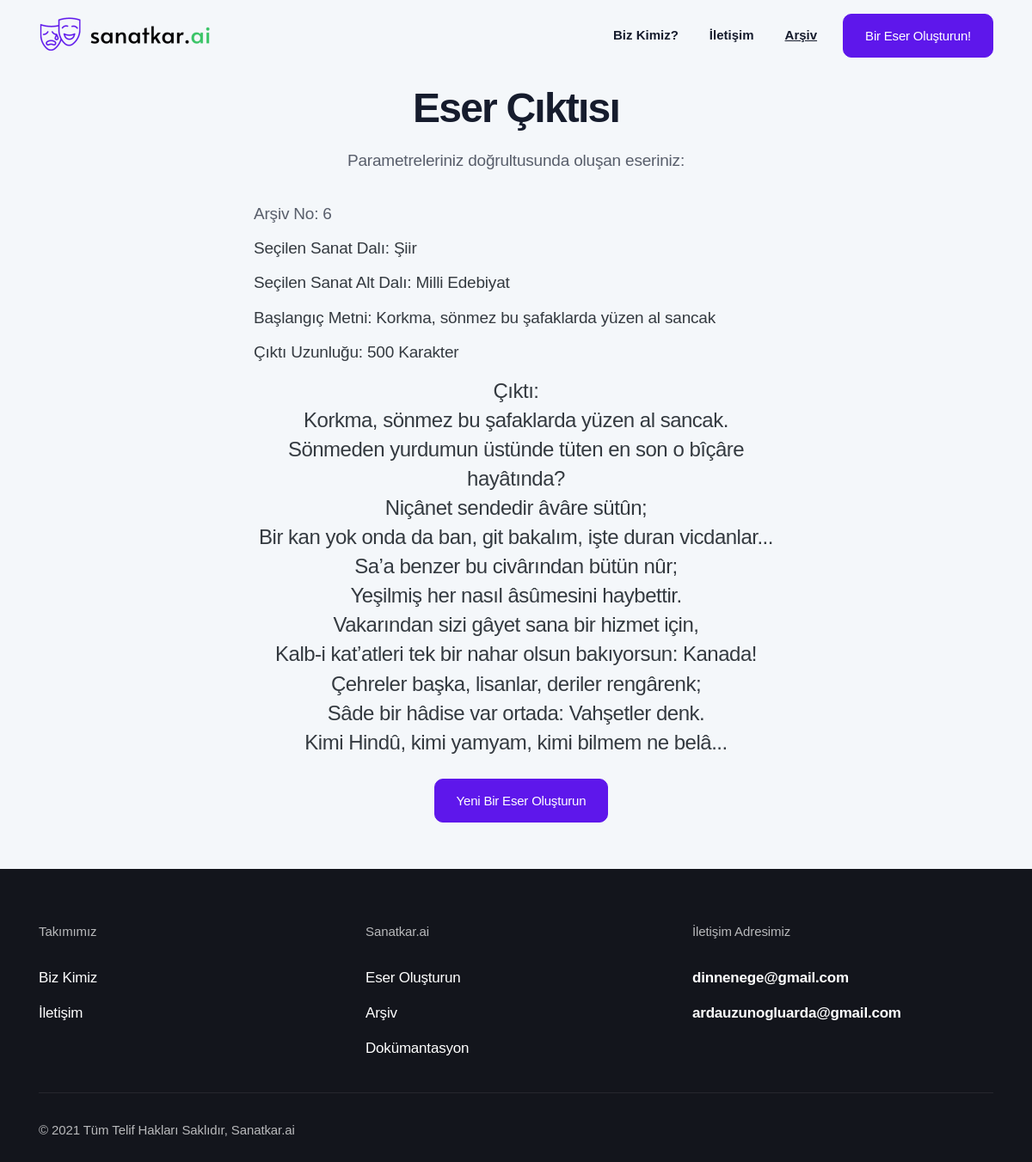
The page /archive/6 on the database its author committed.
### website/app.py (models this page shows)
class Archive(db.Model):
    id = db.Column(db.Integer, primary_key=True)
    generated_text = db.Column(db.String(600))
    art_branch = db.Column(db.String(10))
    genre = db.Column(db.String(30))
    seed_input = db.Column(db.String(35))
    length_input = db.Column(db.String(3))

### website/app.py (the view)
@app.route("/archive/<int:id>")
def particular_archive_element(id):
    archived_generation = Archive.query.filter_by(id = id).first()
    id = archived_generation.id
    generated_text = archived_generation.generated_text
    art_branch = archived_generation.art_branch
    genre = archived_generation.genre
    seed_input = archived_generation.seed_input
    length_input = archived_generation.length_input
    output = str(generated_text).replace("_", "").replace(")", "").replace("(", "").replace("'", "").replace('"',"").split("\\n")
    if art_branch != "Tirad":
        output = list(filter(None, output))[:-1]
    return render_template("generator_output.html", id = id, output=output, art_branch=art_branch, genre=genre, seed_input=seed_input, length_input=length_input)

### website/templates/generator_output.html (shortened to what this page needs)
<!DOCTYPE html>
<html lang="en">
<head>
  <link rel="stylesheet" href="{{ url_for('static', filename='css/bootstrap.css') }}">
  <link rel="stylesheet" href="{{ url_for('static', filename='fonts/icon-font/css/style.css') }}">
  <link rel="stylesheet" href="{{ url_for('static', filename='fonts/typography-font/typo.css') }}">
  <link rel="stylesheet" href="{{ url_for('static', filename='fonts/fontawesome-5/css/all.css') }}">
  <link rel="stylesheet" href="{{ url_for('static', filename='plugins/aos/aos.min.css') }}">
  <link rel="stylesheet" href="{{ url_for('static', filename='plugins/fancybox/jquery.fancybox.min.css') }}">
  <link rel="stylesheet" href="{{ url_for('static', filename='plugins/nice-select/nice-select.min.css') }}">
  <link rel="stylesheet" href="{{ url_for('static', filename='plugins/slick/slick.min.css') }}">
  <link rel="stylesheet" href="{{ url_for('static', filename='plugins/date-picker/css/gijgo.min.css') }}" type="text/css" />
  <link rel="stylesheet" href="{{ url_for('static', filename='plugins/theme-mode-switcher/switcher-panel.css') }}">
  <link rel="stylesheet" href="{{ url_for('static', filename='css/main.css') }}">
  <link rel="stylesheet" href="{{ url_for('static', filename='css/theme-mode-custom.css') }}">
  <link rel="stylesheet" href="https://cdnjs.cloudflare.com/ajax/libs/font-awesome/5.15.4/css/all.min.css">
</head>
<body data-theme="light">
  <div class="site-wrapper overflow-hidden">
    <header class="site-header site-header--menu-right  site-header--absolute">
      <div class="container">
        <nav class="navbar site-navbar offcanvas-active navbar-expand-lg  px-0">
          <div class="brand-logo"><a href="/">
              <img src="{{ url_for('static', filename='image/logo-main-black.png') }}" alt="" class="light-version-logo ">
            </a></div>
          <div class="collapse navbar-collapse" id="mobile-menu">
            <div class="navbar-nav-wrapper">
              <ul class="navbar-nav main-menu">
                <li class="nav-item">
                  <a class="text-dark nav-link" href="/about" role="button" aria-expanded="false">Biz Kimiz?</a>
                </li>
                <li class="nav-item">
                  <a class="nav-link" href="/contact" role="button" aria-expanded="false">İletişim</a>
                </li>
                <li class="nav-item">
                  <a class="font-weight-bold nav-link" href="/archive" role="button" aria-expanded="false"><ins>Arşiv</ins></a>
                </li>
              </ul>
            </div>
          </div>
          <div class="header-btn  ml-auto ml-lg-5 mr-6 mr-lg-0 d-none d-xs-block">
            <a class="btn btn-app-page btn-primary gr-text-9 d-none d-xs-inline-flex " href="/generator">
              Bir Eser Oluşturun!
            </a>
          </div>
        </nav>
      </div>
    </header>
    <div class="inner-banner pt-20 pb-md-13 bg-default-2">
      <div class="container">
        <div class="row  justify-content-center pt-5">
          <div class="col-xl-8 col-lg-9 text-center">
            <div class="px-md-15 text-center">
              <h2 class="title gr-text-3 mb-6">Eser Çıktısı</h2>
              <p class="gr-text-8 mb-9">Parametreleriniz doğrultusunda oluşan eseriniz:</p>
              <ul class="w-100 list-unstyled text-left">
                <li class="gr-text-8 mb-3">Arşiv No: <span id="archiveno">{{id}}</span></li>
                <li class="gr-text-8 text-dark mb-3">Seçilen Sanat Dalı: <span id="chosenart">{{art_branch}}</span></li>
                <li class="gr-text-8 text-dark mb-3">Seçilen Sanat Alt Dalı: <span id="chosensubart">{{genre}}</span></li>
                <li class="gr-text-8 text-dark mb-3">Başlangıç Metni: <span id="startingsentence">{{seed_input}}</span></li>
                <li class="gr-text-8 text-dark mb-5">Çıktı Uzunluğu: <span id="outputlength">{{length_input}}</span> Karakter</li>
                <li class="gr-text-6 text-dark mb-8 text-center">Çıktı:</br><span id="output">
                {% if output[0] %}
                  {% for element in output %}
                    {{element}}
                    <br>
                  {% endfor %}
                {% else %}
                  <p> Bir hata oluştu. </p>
                {% endif %}
                </span></li>
              </ul>
              <div class="header-btn  ml-auto ml-lg-5 mr-6 mr-lg-0 d-xs-block">
                <a class="btn btn-app-page btn-primary gr-text-9 d-xs-inline-flex " href="/generator">
                  Yeni Bir Eser Oluşturun
                </a>
              </div>
            </div>
          </div>
        </div>
      </div>
    </div>
    <div class="bg-default-2 pb-1 ">
    </div>
   <div class="footer-section dark-mode-texts bg-blackish-blue">
    <div class="container">
      <div class="footer-top pt-15">
        <div class="justify-content-center row">
          <div class="col-6 col-lg-4">
            <div class="single-footer mb-13 mb-lg-9">
              <p class="footer-title gr-text-11 mb-7">Takımımız</p>
              <ul class="footer-list list-unstyled">
                <li class="py-2"><a class="gr-text-9 gr-text-color" href="/about">Biz Kimiz</a></li>
                <li class="py-2"><a class="gr-text-9 gr-text-color" href="/contact">İletişim</a></li>
              </ul>
            </div>
          </div>
          <div class="col-6 col-lg-4">
            <div class="single-footer mb-13 mb-lg-9">
              <p class="footer-title gr-text-11 mb-7">Sanatkar.ai</p>
              <ul class="footer-list list-unstyled">
                <li class="py-2"><a class="gr-text-9 gr-text-color" href="/generator">Eser Oluşturun</a></li>
                <li class="py-2"><a class="gr-text-9 gr-text-color" href="/archive">Arşiv</a></li>
                <li class="py-2"><a class="gr-text-9 gr-text-color" href="https://github.com/ardauzunoglu/sanatkar.ai">Dokümantasyon</a></li>
              </ul>
            </div>
          </div>
          <div class="col-md-6 col-lg-4">
            <div class="single-footer mb-13 mb-lg-9">
              <p class="footer-title gr-text-11 mb-7">İletişim Adresimiz</p>
              <ul class="footer-list list-unstyled">
                <li class="py-2"><a class="gr-text-9 text-primary font-weight-bold hover-underline active text-white" href="mailto:dinnenege@gmail.com">dinnenege@gmail.com</a></li>
                <li class="py-2"><a class="gr-text-9 text-primary font-weight-bold hover-underline active text-white" href="mailto:ardauzunogluarda@gmail.com">ardauzunogluarda@gmail.com</a></li>
              </ul>
            </div>
          </div>
        </div>
      </div>
      <div class="copyright-area border-top pt-9 pb-8">
        <div class="row align-items-center">
          <div class="col-lg-6">
            <p class="copyright-text gr-text-11 mb-6 mb-lg-0 gr-text-color-opacity text-center text-lg-left">
              © 2021 Tüm Telif Hakları Saklıdır, Sanatkar.ai
            </p>
          </div>
        </div>
      </div>
    </div>
  </div>
  </div>
</body>
</html>

### rows shown on the page
Archive: art_branch "Şiir", genre "Milli Edebiyat", seed_input "Korkma, sönmez bu şafaklarda yüzen al sancak", length_input "500"

### other values the page prints
{{ id }} "6"
{{ element }} "Korkma, sönmez bu şafaklarda yüzen al sancak." "Sönmeden yurdumun üstünde tüten en son o bîçâre hayâtında?" "Niçânet sendedir âvâre sütûn;" "Bir kan yok onda da ban, git bakalım, işte duran vicdanlar..." "Sa’a benzer bu civârından bütün nûr;" "Yeşilmiş her nasıl âsûmesini haybettir." "Vakarından sizi gâyet sana bir hizmet için," "Kalb-i kat’atleri tek bir nahar olsun bakıyorsun: Kanada!" "Çehreler başka, lisanlar, deriler rengârenk;" "Sâde bir hâdise var ortada: Vahşetler denk." "Kimi Hindû, kimi yamyam, kimi bilmem ne belâ..."
